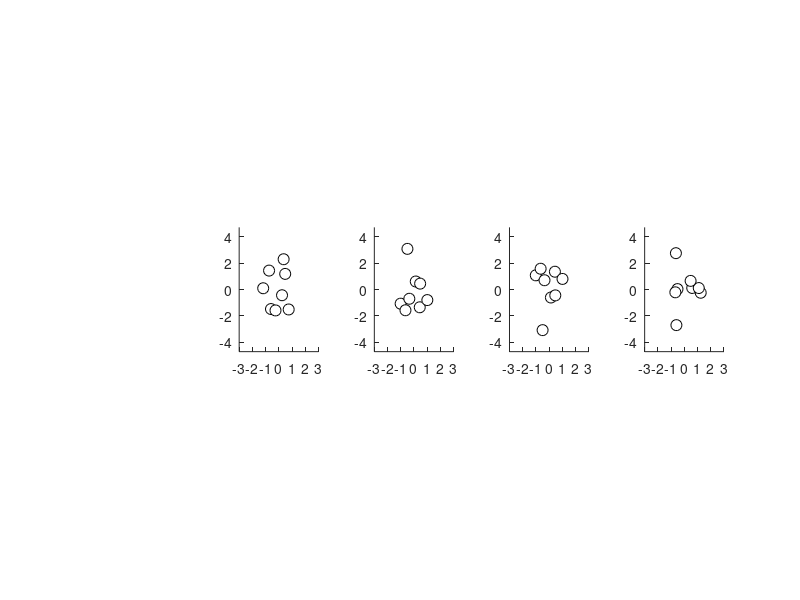

Write MATLAB code to recreate this figure.
clear all; close all;

x = -5:.01:5; y = -5:.01:5;
[X,Y] = meshgrid(x,y);

mux = 0; muy = 0;
sdx = 0.75; sdy = 1.5; r = 0;

fxy = 1/(2*pi*sdx*sdy*sqrt(1-(r^2)))...
      * exp(-1/(1-(r^2)) * (((X-mux).^2 /2/sdx^2) + ((Y-muy).^2 /2/sdy^2) - (r*(X-mux).*(Y-muy)/sdx/sdy))) ;
  
% subplot(1,4,1)
% mesh(X,Y,fxy);
% zlabel('Probability Density');
% axis('equal');
% % axis([-3 3 -4.7 4.7 0 .5]); 
% xlim([-3 3]); ylim([-4.7 4.7]);
% view(2);

s1 = load('s1.mat'); s1 = s1.s; 
s2 = load('s2_2.mat'); s2 = s2.s; 
s4 = load('s3_3.mat'); s4 = s4.s; 

s2(1,2) = s2(1,2)-0.15;
s2(1,8) = s2(1,8)+0.15;
s3 = [s2(1,:); -s2(2,:)];

s4(2,5) = s4(2,5)+0.2;
s4(2,2) = s4(2,2)-0.2;


[mean(s1,2) mean(s2,2) mean(s3,2) mean(s4,2)]
[cov(s1'),cov(s2'),cov(s3'),cov(s4')]


subplot(1,5,2)
plot(s1(1,:), s1(2,:),'ko','MarkerFaceColor','w', 'MarkerSize',8);
axis('equal'); box off;
xlim([-3 3]); ylim([-4.7 4.7]);

subplot(1,5,3)
plot(s2(1,:), s2(2,:),'ko','MarkerFaceColor','w', 'MarkerSize',8);
axis('equal'); box off;
xlim([-3 3]); ylim([-4.7 4.7]);

subplot(1,5,4)
plot(s3(1,:), s3(2,:),'ko','MarkerFaceColor','w', 'MarkerSize',8);
axis('equal'); box off;
xlim([-3 3]); ylim([-4.7 4.7]);

subplot(1,5,5)
plot(s4(1,:), s4(2,:),'ko','MarkerFaceColor','w', 'MarkerSize',8);
axis('equal'); box off;
xlim([-3 3]); ylim([-4.7 4.7]);


pos(3) = 1300; pos(4) = 1300;
set(gcf, 'Position', pos);




